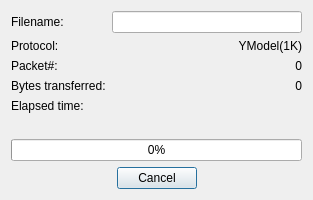
<?xml version="1.0" encoding="UTF-8"?>
<ui version="4.0">
 <class>SendFileProgressDialog</class>
 <widget class="QDialog" name="SendFileProgressDialog">
  <property name="geometry">
   <rect>
    <x>0</x>
    <y>0</y>
    <width>313</width>
    <height>186</height>
   </rect>
  </property>
  <property name="windowTitle">
   <string>Dialog</string>
  </property>
  <layout class="QGridLayout" name="gridLayout">
   <item row="0" column="1" colspan="2">
    <widget class="QLineEdit" name="fileNameEdit">
     <property name="readOnly">
      <bool>true</bool>
     </property>
    </widget>
   </item>
   <item row="1" column="0">
    <widget class="QLabel" name="label_2">
     <property name="text">
      <string>Protocol:</string>
     </property>
    </widget>
   </item>
   <item row="2" column="0">
    <widget class="QLabel" name="label_3">
     <property name="text">
      <string>Packet#:</string>
     </property>
    </widget>
   </item>
   <item row="2" column="1" colspan="2">
    <widget class="QLabel" name="packetLabel">
     <property name="text">
      <string>0</string>
     </property>
     <property name="alignment">
      <set>Qt::AlignRight|Qt::AlignTrailing|Qt::AlignVCenter</set>
     </property>
    </widget>
   </item>
   <item row="6" column="0" colspan="3">
    <widget class="QProgressBar" name="progressBar">
     <property name="value">
      <number>0</number>
     </property>
     <property name="invertedAppearance">
      <bool>false</bool>
     </property>
     <property name="textDirection">
      <enum>QProgressBar::TopToBottom</enum>
     </property>
    </widget>
   </item>
   <item row="3" column="1" colspan="2">
    <widget class="QLabel" name="bytesLabel">
     <property name="text">
      <string>0</string>
     </property>
     <property name="alignment">
      <set>Qt::AlignRight|Qt::AlignTrailing|Qt::AlignVCenter</set>
     </property>
    </widget>
   </item>
   <item row="7" column="0" colspan="3">
    <layout class="QHBoxLayout" name="horizontalLayout" stretch="1,0,1">
     <item>
      <spacer name="horizontalSpacer">
       <property name="orientation">
        <enum>Qt::Horizontal</enum>
       </property>
       <property name="sizeHint" stdset="0">
        <size>
         <width>135</width>
         <height>20</height>
        </size>
       </property>
      </spacer>
     </item>
     <item>
      <widget class="QPushButton" name="cancelButton">
       <property name="text">
        <string>Cancel</string>
       </property>
      </widget>
     </item>
     <item>
      <spacer name="horizontalSpacer_2">
       <property name="orientation">
        <enum>Qt::Horizontal</enum>
       </property>
       <property name="sizeHint" stdset="0">
        <size>
         <width>199</width>
         <height>20</height>
        </size>
       </property>
      </spacer>
     </item>
    </layout>
   </item>
   <item row="4" column="0">
    <widget class="QLabel" name="label_5">
     <property name="text">
      <string>Elapsed time:</string>
     </property>
    </widget>
   </item>
   <item row="1" column="1" colspan="2">
    <widget class="QLabel" name="protocolLabel">
     <property name="text">
      <string>YModel(1K)</string>
     </property>
     <property name="alignment">
      <set>Qt::AlignRight|Qt::AlignTrailing|Qt::AlignVCenter</set>
     </property>
    </widget>
   </item>
   <item row="0" column="0">
    <widget class="QLabel" name="label">
     <property name="text">
      <string>Filename:</string>
     </property>
    </widget>
   </item>
   <item row="3" column="0">
    <widget class="QLabel" name="label_4">
     <property name="text">
      <string>Bytes transferred:</string>
     </property>
    </widget>
   </item>
   <item row="4" column="1" colspan="2">
    <widget class="QLabel" name="elapsedTimeLabel">
     <property name="text">
      <string/>
     </property>
     <property name="alignment">
      <set>Qt::AlignRight|Qt::AlignTrailing|Qt::AlignVCenter</set>
     </property>
    </widget>
   </item>
   <item row="5" column="0" colspan="3">
    <widget class="QLabel" name="errorLabel">
     <property name="palette">
      <palette>
       <active>
        <colorrole role="WindowText">
         <brush brushstyle="SolidPattern">
          <color alpha="255">
           <red>255</red>
           <green>0</green>
           <blue>0</blue>
          </color>
         </brush>
        </colorrole>
       </active>
       <inactive>
        <colorrole role="WindowText">
         <brush brushstyle="SolidPattern">
          <color alpha="255">
           <red>0</red>
           <green>0</green>
           <blue>0</blue>
          </color>
         </brush>
        </colorrole>
       </inactive>
       <disabled>
        <colorrole role="WindowText">
         <brush brushstyle="SolidPattern">
          <color alpha="255">
           <red>120</red>
           <green>120</green>
           <blue>120</blue>
          </color>
         </brush>
        </colorrole>
       </disabled>
      </palette>
     </property>
     <property name="text">
      <string/>
     </property>
    </widget>
   </item>
  </layout>
 </widget>
 <resources/>
 <connections/>
</ui>
